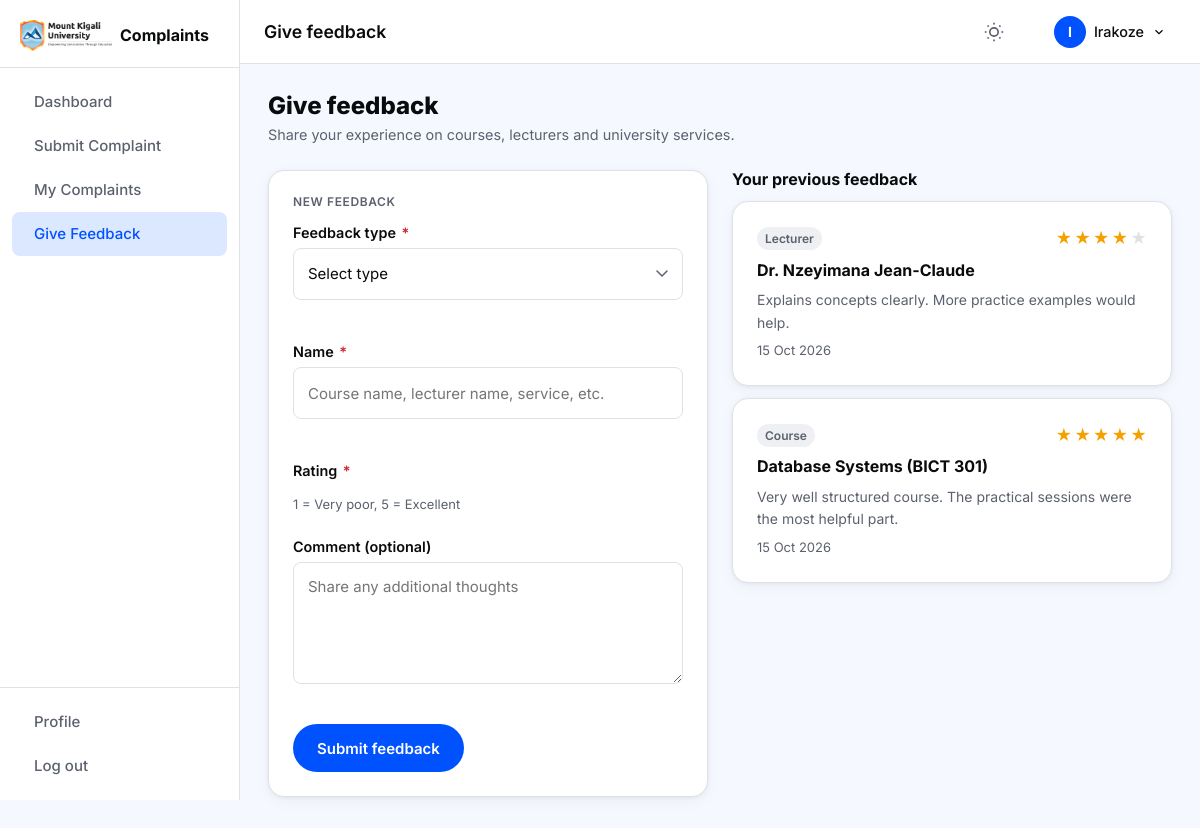
Page /student/feedback.php (signed in) on the committed database.
### tables this page shows
CREATE TABLE `feedback` (
    `id`         INT UNSIGNED NOT NULL AUTO_INCREMENT,
    `student_id` INT UNSIGNED NOT NULL,
    `type`       ENUM('Course','Lecturer','Service','Facility') NOT NULL,
    `target`     VARCHAR(200) NOT NULL COMMENT 'Course name, lecturer name, service, etc.',
    `rating`     TINYINT UNSIGNED NOT NULL COMMENT '1-5',
    `comment`    TEXT DEFAULT NULL,
    `created_at` DATETIME NOT NULL DEFAULT CURRENT_TIMESTAMP,
    PRIMARY KEY (`id`),
    KEY `idx_student_id` (`student_id`),
    KEY `idx_type`        (`type`),
    KEY `idx_created_at`  (`created_at`),
    CONSTRAINT `fk_feedback_student`
        FOREIGN KEY (`student_id`) REFERENCES `users` (`id`)
        ON DELETE CASCADE ON UPDATE CASCADE
);

### includes/functions.php (called while the page is built, shortened)
<?php
function e(string $value): string {
    return htmlspecialchars($value, ENT_QUOTES | ENT_SUBSTITUTE, 'UTF-8');
}

### student/feedback.php (the view, shortened to what this page needs)
<?php
require_once dirname(__DIR__) . '/includes/functions.php';
$pdo  = get_db();
$user = get_logged_in_user();
$uid  = $user['id'];
$errors = [];
$vals   = ['type' => '', 'target' => '', 'rating' => '', 'comment' => ''];
$prev = $pdo->prepare(
    'SELECT * FROM feedback WHERE student_id = ? ORDER BY created_at DESC LIMIT 20'
);
$prev->execute([$uid]);
$previous = $prev->fetchAll();
include dirname(__DIR__) . '/includes/header.php';
?>
<div class="page-header">
  <div>
    <h2 class="page-title">Give feedback</h2>
    <p class="page-subtitle">Share your experience on courses, lecturers and university services.</p>
  </div>
</div>
<div class="two-col-layout">
  <div class="card form-card">
    <h3 class="card__section-title">New feedback</h3>
    <form method="POST" action="" id="feedback-form" novalidate>
      <div class="form-group">
        <label class="form-label" for="type">
          Feedback type <span class="form-label__required" aria-hidden="true">*</span>
        </label>
        <select id="type" name="type" class="form-input form-select <?= isset($errors['type']) ? 'form-input--error' : '' ?>"
                required aria-required="true" aria-describedby="type-error">
          <option value="">Select type</option>
        </select>
        <span class="form-error" id="type-error" role="alert"><?= e($errors['type'] ?? '') ?></span>
      </div>
      <div class="form-group">
        <label class="form-label" for="target">
          Name <span class="form-label__required" aria-hidden="true">*</span>
        </label>
        <input type="text" id="target" name="target" class="form-input <?= isset($errors['target']) ? 'form-input--error' : '' ?>"
               value="<?= e($vals['target']) ?>"
               placeholder="Course name, lecturer name, service, etc."
               maxlength="200"
               required aria-required="true"
               aria-describedby="target-error">
        <span class="form-error" id="target-error" role="alert"><?= e($errors['target'] ?? '') ?></span>
      </div>
      <div class="form-group">
        <label class="form-label">
          Rating <span class="form-label__required" aria-hidden="true">*</span>
        </label>
        <p class="star-rating__legend" aria-hidden="true">1 = Very poor, 5 = Excellent</p>
      </div>
      <div class="form-group">
        <label class="form-label" for="comment">Comment (optional)</label>
        <textarea id="comment" name="comment" class="form-input form-textarea <?= isset($errors['comment']) ? 'form-input--error' : '' ?>"
                  rows="4"
                  placeholder="Share any additional thoughts"
                  maxlength="1000"
                  aria-describedby="comment-error"><?= e($vals['comment']) ?></textarea>
        <span class="form-error" id="comment-error" role="alert"><?= e($errors['comment'] ?? '') ?></span>
      </div>
      <button type="submit" class="btn btn--primary">
        <?= icon('send') ?> Submit feedback
      </button>
    </form>
  </div>
  <div>
    <h3 class="section-title">Your previous feedback</h3>
    <?php if (empty($previous)): ?>
      <div class="empty-state empty-state--small card">
        <?= icon('star') ?>
        <p>No feedback submitted yet.</p>
      </div>
    <?php else: ?>
      <div class="feedback-list">
        <?php foreach ($previous as $f): ?>
          <div class="feedback-card card">
            <div class="feedback-card__header">
              <span class="badge badge--grey badge--xs"><?= e($f['type']) ?></span>
              <div class="star-display" aria-label="<?= $f['rating'] ?> out of 5">
                <?php for ($i = 1; $i <= 5; $i++): ?>
                  <span class="star <?= $i <= $f['rating'] ? 'star--filled' : '' ?>" aria-hidden="true">&#9733;</span>
                <?php endfor; ?>
              </div>
            </div>
            <strong><?= e($f['target']) ?></strong>
            <?php if ($f['comment']): ?>
              <p class="feedback-card__comment"><?= e($f['comment']) ?></p>
            <?php endif; ?>
            <time class="feedback-card__time"><?= date('d M Y', strtotime($f['created_at'])) ?></time>
          </div>
        <?php endforeach; ?>
      </div>
    <?php endif; ?>
  </div>
</div>
<?php include dirname(__DIR__) . '/includes/footer.php'; ?>

### assets/css/style.css (style rules this page uses)
:root { --blue: #0052FF; --blue-hover: #0045D8; --blue-light: #dce8ff; --text: #0A0B0D; --text-muted: #5B616E; --surface-1: #F5F8FF; --surface-2: #EEF0F3; --border: #DEE1E6; --success: #05B169; --success-bg: #d4f7e7; --warning: #F4A100; --warning-bg: #fff3d6; --error: #CF202F; --error-bg: #fde0e0; --info-bg: #dce8ff; --white: #ffffff; --shadow: 0 1px 4px rgba(0,0,0,0.06), 0 4px 16px rgba(0,0,0,0.04); --shadow-md: 0 4px 24px rgba(0,0,0,0.10); --radius-sm: 6px; --radius: 8px; --radius-lg: 16px; --radius-pill: 999px; --sidebar-w: 240px; --topbar-h: 64px; --transition: 150ms ease; }
*, *::before, *::after { box-sizing: border-box; margin: 0; padding: 0; }
html { font-size: 16px; scroll-behavior: smooth; }
body { font-family: 'Inter', system-ui, -apple-system, sans-serif; font-size: 1rem; line-height: 1.6; color: var(--text); background: var(--surface-1); -webkit-font-smoothing: antialiased; }
h1, h2, h3, h4, h5, h6 { font-weight: 700; line-height: 1.2; color: var(--text); }
button { cursor: pointer; font-family: inherit; }
.btn { display: inline-flex; align-items: center; justify-content: center; gap: 7px; font-family: inherit; font-size: 0.9375rem; font-weight: 600; height: 48px; padding: 0 24px; border-radius: var(--radius-pill); border: none; cursor: pointer; transition: background var(--transition), color var(--transition), box-shadow var(--transition); white-space: nowrap; text-decoration: none; position: relative; }
.btn--primary { background: var(--blue); color: #fff; }
.form-group { display: flex; flex-direction: column; gap: 4px; margin-bottom: 20px; }
.form-label { font-size: 0.9rem; font-weight: 600; color: var(--text); }
.form-label__required { color: var(--error); margin-left: 2px; }
.form-input { height: 52px; padding: 0 14px; font-size: 0.9375rem; font-family: inherit; color: var(--text); background: var(--white); border: 1px solid var(--border); border-radius: var(--radius); transition: border-color var(--transition), box-shadow var(--transition); appearance: none; }
.form-textarea { height: auto; padding: 12px 14px; resize: vertical; line-height: 1.6; min-height: 100px; }
.form-select { background-repeat: no-repeat; background-position: right 14px center; padding-right: 36px; cursor: pointer; }
.form-error { font-size: 0.8125rem; color: var(--error); min-height: 1rem; }
.card { background: var(--white); border: 1px solid var(--border); border-radius: var(--radius-lg); box-shadow: var(--shadow); padding: 24px; }
.card__section-title { font-size: 0.9375rem; font-weight: 600; color: var(--text-muted); text-transform: uppercase; letter-spacing: 0.05em; font-size: 0.75rem; margin-bottom: 12px; }
.badge { display: inline-flex; align-items: center; padding: 3px 10px; border-radius: var(--radius-pill); font-size: 0.8125rem; font-weight: 600; white-space: nowrap; }
.badge--xs { font-size: 0.75rem; padding: 2px 8px; }
.badge--grey { background: var(--surface-2); color: var(--text-muted); }
.star-rating__legend { font-size: 0.8125rem; color: var(--text-muted); margin-top: 4px; }
.star-display { display: flex; gap: 2px; }
.star { color: var(--border); font-size: 1rem; }
.star--filled { color: var(--warning); }
.two-col-layout { display: grid; grid-template-columns: 1fr 1fr; gap: 24px; align-items: start; }
.page-header { display: flex; align-items: flex-start; justify-content: space-between; gap: 16px; margin-bottom: 24px; flex-wrap: wrap; }
.page-title { font-size: 1.5rem; font-weight: 800; }
.page-subtitle { color: var(--text-muted); font-size: 0.9rem; margin-top: 2px; }
.section-title { font-size: 1rem; font-weight: 700; margin-bottom: 12px; }
.feedback-list { display: flex; flex-direction: column; gap: 12px; }
.feedback-card { display: flex; flex-direction: column; gap: 6px; }
.feedback-card__header { display: flex; align-items: center; justify-content: space-between; }
.feedback-card__comment { font-size: 0.875rem; color: var(--text-muted); }
.feedback-card__time { font-size: 0.8125rem; color: var(--text-muted); }

### rows in the picture
feedback: type "Lecturer", target "Dr. Nzeyimana Jean-Claude", comment "Explains concepts clearly. More practice examples would help.", created_at "15 Oct 2026"
feedback: type "Course", target "Database Systems (BICT 301)", comment "Very well structured course. The practical sessions were the most helpful part.", created_at "15 Oct 2026"

### other values in the picture
$item['label'] "Dashboard"
$item['label'] "Submit Complaint"
$item['label'] "My Complaints"
$item['label'] "Give Feedback"
$page_title "Give feedback"
substr($current_user['full_name'], 0, 1) "I"
explode(' ', $current_user['full_name'])[0] "Irakoze"
